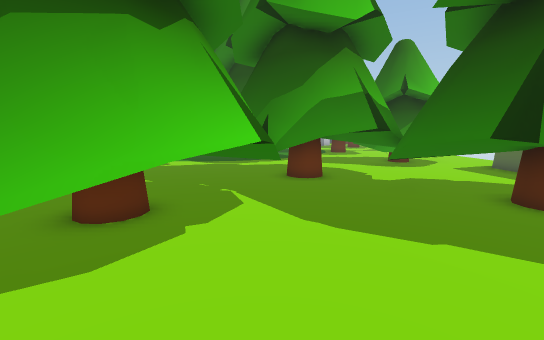
[1] (above)

24 first-person views from a walk through a Unity game level. The camera is 1.5 m above the floor, tilts 8° down and sees 90° across. The floor is counted in squares, 1 m on a side. Each view is taken from the middle of a square. On the plan, view 1 faces up. The plan holds only what a view shows up to about 14 squares ahead; the rest is blank. The place goes on beyond the plan. Some animated figures are left out. Some surface patterns are stand-ins.

[2]
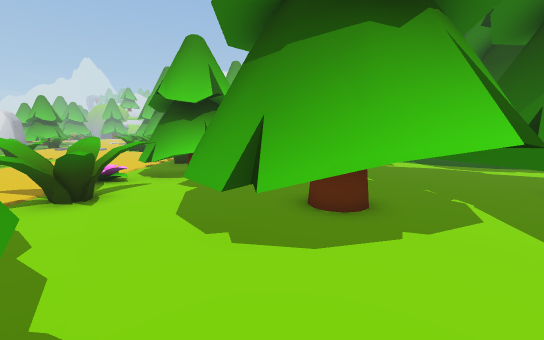

[3]
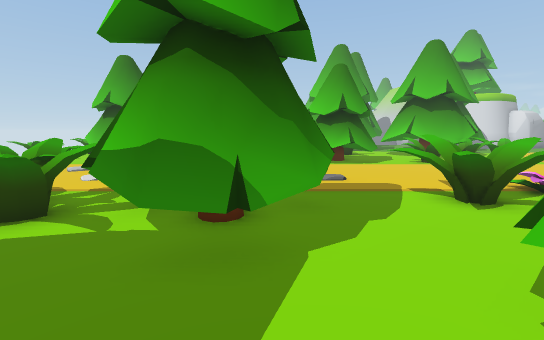

[4]
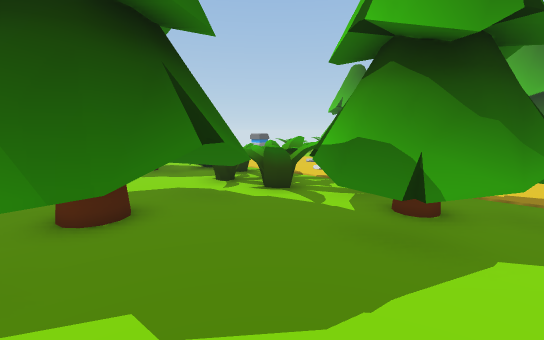

[5]
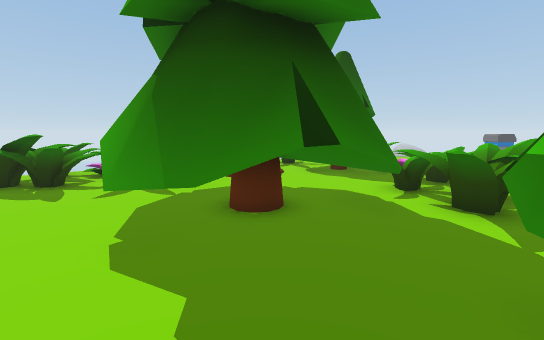

[6]
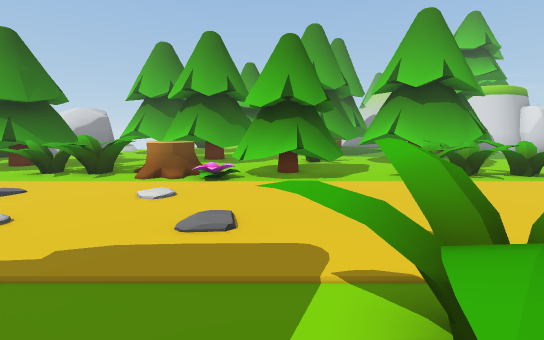

[7]
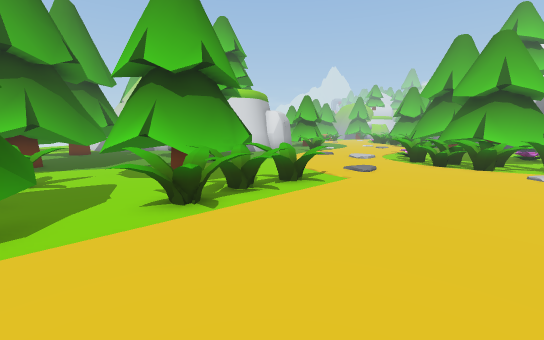

[8]
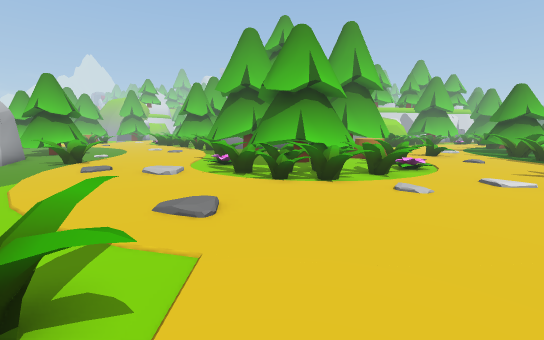

[9]
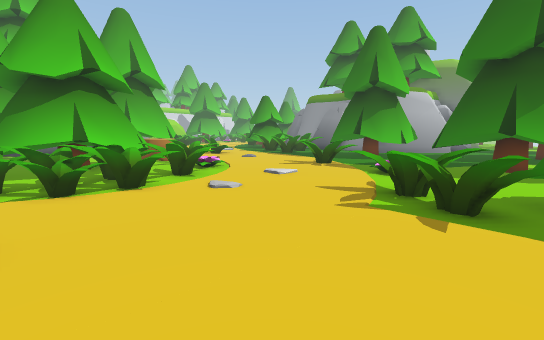

[10]
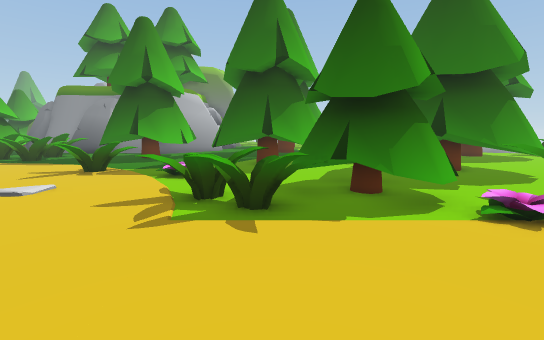

[11]
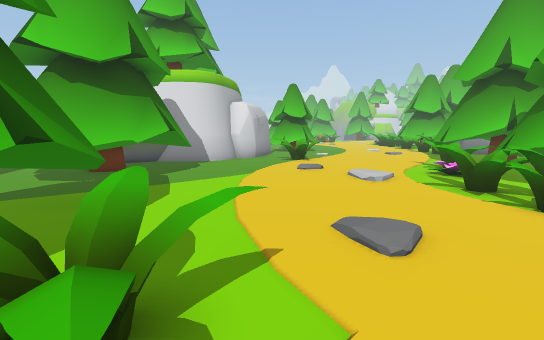

[12]
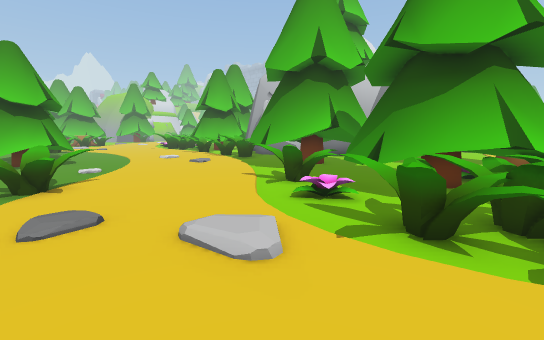

[13]
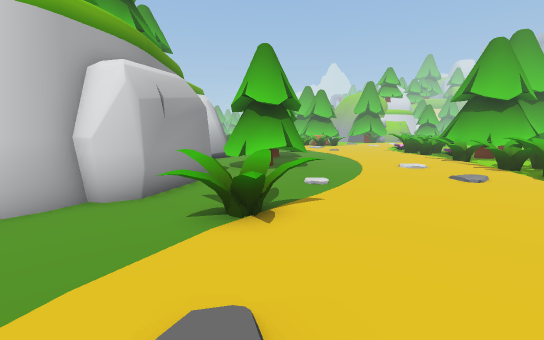

[14]
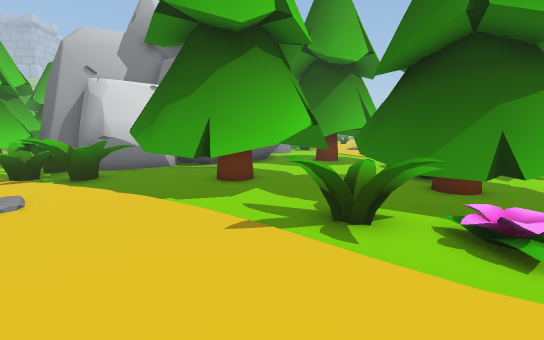

[15]
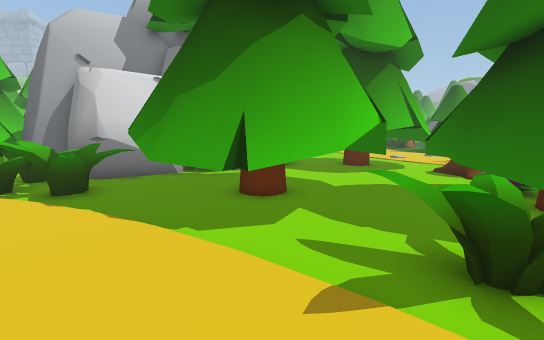

[16]
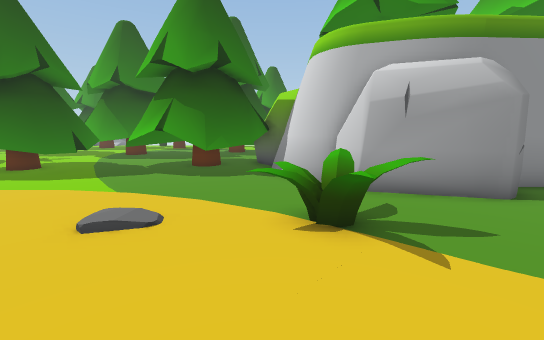

[17]
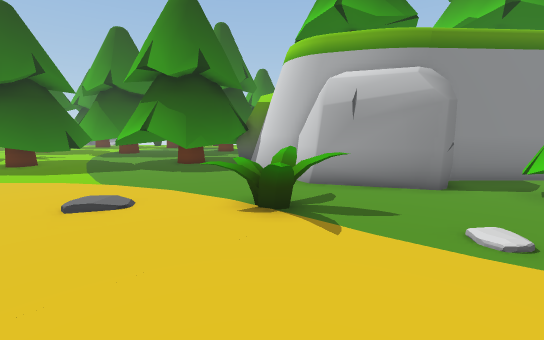

[18]
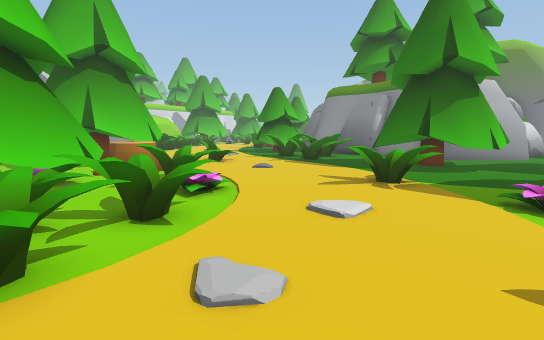

[19]
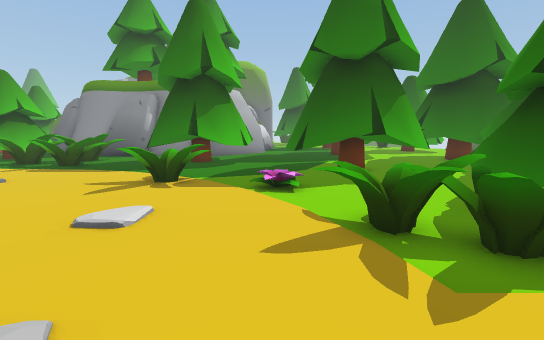

[20]
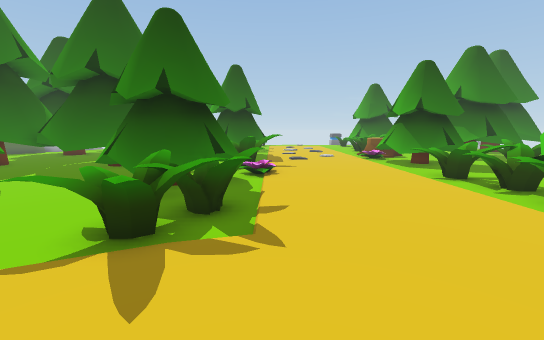

[21]
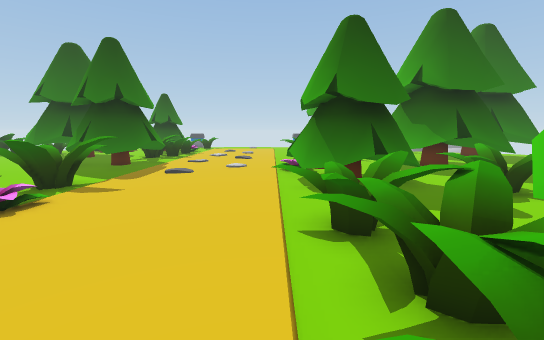

[22]
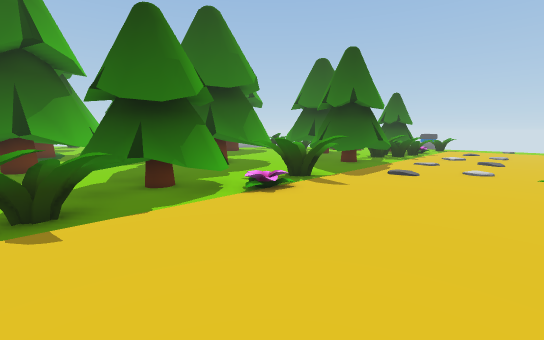

[23]
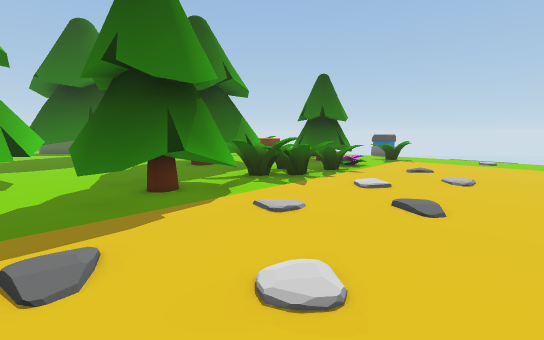

[24]
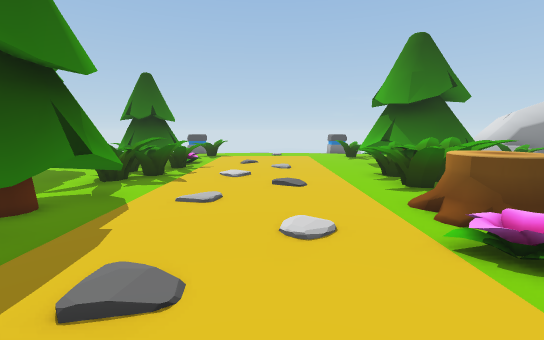

### Floor plan
Key: @ floor where view 1 was taken; # wall or solid block; . main floor; : floor 0.25 m higher than the main floor; / step, stairs or slope; T tree; F flower; S stump; O other object.
Columns run from 40 left of view 1 to 4 right of it. Each row starts with its distance up from view 1.
 21                        .OOOO
 20              TTTTT  OO..OOO. TT
 19             TT #TT  O.......TTT T ..
 18 ###          T #T   ........TTTTT ..
 17 T######      TTT.SS ........TTTTT..
 16 T. O##.      ....SS.O........TTT..
 15 T OO O.TT   T .    OOO....OO......   T      O
 14 OOOOOOOT TTTTTTTOOT.OF...OOOO...TT   TT    .O
 13 O.OOOOOT TT#TTTTOTT........O...TTT         .O
 12 ....O...TTTTTTTTTTTTOFO........TTT TT..
 11 .........TTT.TTTTTTTOO..//..F..TTTT T..T
 10 .. /..:.....OOTTTTTOOOO........TTTTT .T  T TT
  9 ...........OOOF.TTOOOO......O...TTT ..TTTTTTT
  8 ................OOOOOO....OOOO......TTTTTT#T
  7 ................OOOOO......OOTTTT..TTTTTTTTTT
  6 .............../.O........OOOTTTT TTTTTT T.TT
  5  TTT.....O....///..........O.TTTT TTTTTTT..TT
  4   TT....OOO../....../........TTTT TTTTTTT..TT
  3  TTT.....OO.//....../.........FF.O.TTTTT....T
  2  TT.##..O.............O.........OO..TTT......
  1  ...#####............OOO........OOO.......TTT
  0 #####   #.............OOO.......OO...TT.@TTTT
 -1         ##.........TTTTOOO..........TTTT.TTTT
 -2          ##TTTTT..TTTTTTOOO........TTTTT.TTT
 -3          ##TTTTTT.TTTTTT.OO.........TTTTOTTTT
 -4           # TTTTT.TTTTTT..TTT.......TT OO TTT
 -5           TTT TTT. T TTT.TTTTT.........OOOO.
 -6               TT ..   T.OTTTTF.........OOOO.T
 -7              TT  ......OOO  TT..........OOO T
 -8                  .TTTT.OO..   SS...:..:..OFFT
 -9                  T TT#T. .TT. SSO...........T
-10                  T TTT   TTTTT  OO...........
-11                     T   TTTTTT OOOO...:......

Positions as (right, up) in squares from view 1, and headings:
1: (0, 0), facing up
2: (0, 0), facing up-left
3: (0, 2), facing down-left
4: (0, 3), facing down
5: (-1, 2), facing down-right
6: (-5, 1), facing down-left
7: (-9, 0), facing left
8: (-15, 1), facing up-left
9: (-16, 1), facing up
10: (-16, 2), facing up-right
11: (-16, 2), facing left
12: (-22, 3), facing up-left
13: (-26, 4), facing left
14: (-29, 5), facing up
15: (-30, 7), facing up
16: (-30, 8), facing down
17: (-31, 9), facing down
18: (-17, 6), facing up
19: (-17, 6), facing up-right
20: (-17, 9), facing down-right
21: (-17, 2), facing down-right
22: (-17, 2), facing right
23: (-10, -5), facing right
24: (-10, -2), facing down-right
